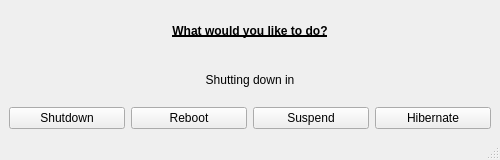
<?xml version="1.0" encoding="UTF-8"?>
<ui version="4.0">
 <class>MainWindow</class>
 <widget class="QMainWindow" name="MainWindow">
  <property name="geometry">
   <rect>
    <x>0</x>
    <y>0</y>
    <width>500</width>
    <height>160</height>
   </rect>
  </property>
  <property name="maximumSize">
   <size>
    <width>500</width>
    <height>160</height>
   </size>
  </property>
  <property name="windowTitle">
   <string>System Power Manager</string>
  </property>
  <widget class="QWidget" name="centralwidget">
   <layout class="QGridLayout" name="gridLayout">
    <item row="0" column="0">
     <layout class="QVBoxLayout" name="verticalLayout">
      <item>
       <widget class="QLabel" name="questionLabel">
        <property name="font">
         <font>
          <bold>true</bold>
          <underline>true</underline>
         </font>
        </property>
        <property name="text">
         <string>What would you like to do?</string>
        </property>
        <property name="alignment">
         <set>Qt::AlignmentFlag::AlignCenter</set>
        </property>
       </widget>
      </item>
      <item>
       <widget class="QLabel" name="timerLabel">
        <property name="text">
         <string>Shutting down in</string>
        </property>
        <property name="alignment">
         <set>Qt::AlignmentFlag::AlignCenter</set>
        </property>
       </widget>
      </item>
      <item>
       <layout class="QHBoxLayout" name="horizontalLayout">
        <item>
         <widget class="QPushButton" name="shutdownButton">
          <property name="text">
           <string>Shutdown</string>
          </property>
          <property name="icon">
           <iconset theme="QIcon::ThemeIcon::SystemShutdown"/>
          </property>
         </widget>
        </item>
        <item>
         <widget class="QPushButton" name="rebootButton">
          <property name="text">
           <string>Reboot</string>
          </property>
          <property name="icon">
           <iconset theme="QIcon::ThemeIcon::SystemReboot"/>
          </property>
         </widget>
        </item>
        <item>
         <widget class="QPushButton" name="suspendButton">
          <property name="text">
           <string>Suspend</string>
          </property>
          <property name="icon">
           <iconset theme="QIcon::ThemeIcon::ProcessStop"/>
          </property>
         </widget>
        </item>
        <item>
         <widget class="QPushButton" name="hibernateButton">
          <property name="text">
           <string>Hibernate</string>
          </property>
          <property name="icon">
           <iconset theme="QIcon::ThemeIcon::SystemShutdown"/>
          </property>
         </widget>
        </item>
       </layout>
      </item>
     </layout>
    </item>
   </layout>
  </widget>
  <widget class="QMenuBar" name="menubar">
   <property name="geometry">
    <rect>
     <x>0</x>
     <y>0</y>
     <width>500</width>
     <height>24</height>
    </rect>
   </property>
  </widget>
  <widget class="QStatusBar" name="statusbar"/>
 </widget>
 <resources/>
 <connections/>
</ui>
